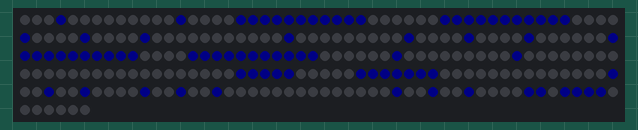
Bench run of a program on a simulated ESP32 board running MicroPython. Shown: 256 RGB LEDs in strip order, left to right, continuing on the next row. Dim RGB values are drawn brighter than linear.

Above: at 0.12 s.
At 2.05 s:
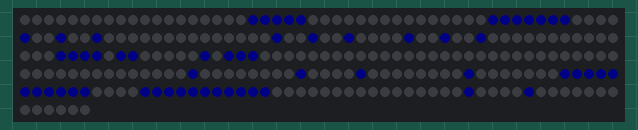
At 3.98 s:
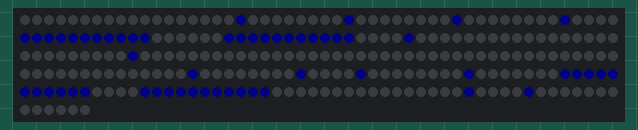
At 8.05 s:
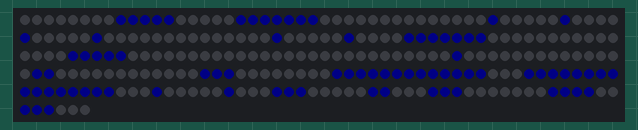
At 11.93 s:
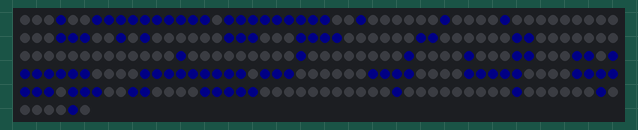
At 16.02 s:
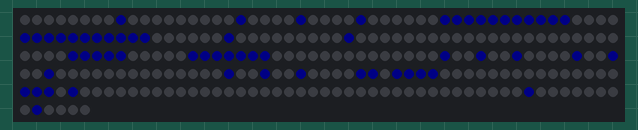

The program:

test.py
```python
'''
    ESP8266/ESP32 neopixel 16x16 demo

    Author: shaoziyang
    Date:   2018.2

    http://www.micropython.org.cn

'''
from machine import Pin
import time

from neo16x16 import neo16x16

np = neo16x16(Pin(2))

npdat=[
0x2008,0x1FFC,0x3FF8,0x1084,0x0100,0x1084,0x3FF8,0x1FFC,
0x2008,0x0000,0x1F00,0x01FC,0x2480,0x0124,0x2480,0x01EC,
0x1700,0x0000,0x0000,0x0804,0x2010,0x1FFC,0x3FF8,0x0004,
0x2000,0x0000,0x0000,0x0000,0x2010,0x0804,0x3FF8,0x1FFC,
0x2000,0x0004,0x0000,0x0000,0x0000,0x00F8,0x3F80,0x0104,
0x2080,0x0104,0x3F80,0x00F8,0x0000,0x0080,0x0180,0x0700,
0xFFF8,0xFFFF,0x1047,0x0638,0x0F38,0xF8C2,0xC00F,0x13FF,
0x7FC8,0x1080,0x0728,0x1C78,0x1818,0x0000,0x4010,0x0846,
0x37F0,0xFFB8,0x1E1F,0x0FEE,0x61F0,0x0100,0x4082,0x4103,
0xFFE2,0x4FFE,0x009A,0x7100,0x0086,0x0100,]

n = 0
while 1:
    np.show(npdat, n)
    n = (n + 1)%70
    time.sleep_ms(200)
```

neo16x16.py
```python
"""
    ESP8266/ESP32 neopixel 16x16 display drive

    Author: shaoziyang
    Date:   2018.2

    http://www.micropython.org.cn

"""
from machine import Pin
import neopixel

class neo16x16:
    def __init__(self, pin):
        self.np = neopixel.NeoPixel(pin, 256)
        self.color = (0,0,8)

    def clear(self):
        self.np.fill((0,0,0))
        self.np.write()

    def set(self, n, color=''):
        if color!='':
            self.np[n] = color
        else:
            self.np[n] = self.color
        self.np.write()

    def setcolor(self, color):
        self.color = color

    def show(self, dat, offset=0, clear = True, color=''):
        if color != '':
            self.color = color
        if clear:
            self.np.fill((0,0,0))
        for x in range(16):
            for y in range(16):
                if (x+offset)>=len(dat):
                    self.np[x*16+y]=(0,0,0)
                else:
                    if (1<<y)&dat[x+offset]:
                        if offset%2==0:
                            self.np[x*16 + y] = self.color
                        else:
                            self.np[x*16 +15 - y] = self.color

        self.np.write()
```

Measured:
- by itself, everything shown: repeats every 15.0 s, in 70 steps
